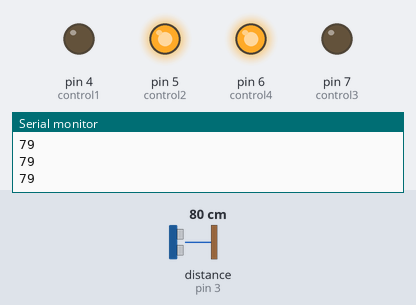
The sketch below on a simulated Arduino Uno, built with avr-gcc and run on an emulated ATmega328P. Parts: output pins drawn as LEDs (lit = HIGH), the last lines printed to the serial monitor. Wiring (inferred from the names in the program): ultrasonic range finder: trigger pin 2; echo pin 3. Dashed ring = blinking. The inputs (shaded band) are chosen by the test bench; at power-on: distance to the obstacle (sensor on pin 3) 80 cm. The echo pulse lasts 58.3 µs per cm; pins used as bus, display or sensor lines are not drawn.

Above: at 1.2 s.
1.3 s: distance to the obstacle (sensor on pin 3) set to 23 cm
2.8 s: distance to the obstacle (sensor on pin 3) set to 18 cm
At 3.5 s:
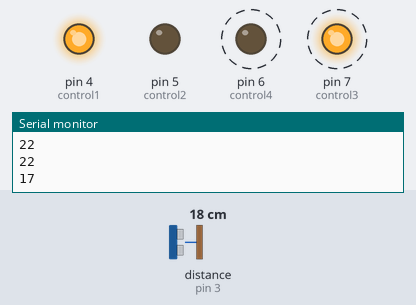
5.8 s: distance to the obstacle (sensor on pin 3) set to 35 cm
At 6.6 s:
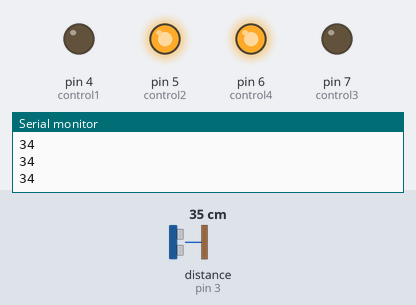
7.3 s: distance to the obstacle (sensor on pin 3) set to 2 cm
At 8.6 s:
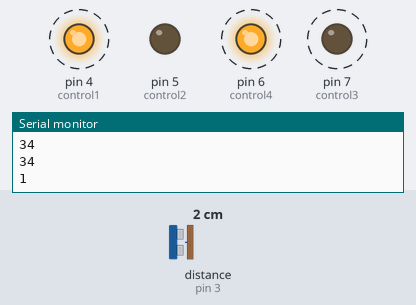
Timing chart, 0 to 11.3 s (numbered marks = the images above; inputs shaded):
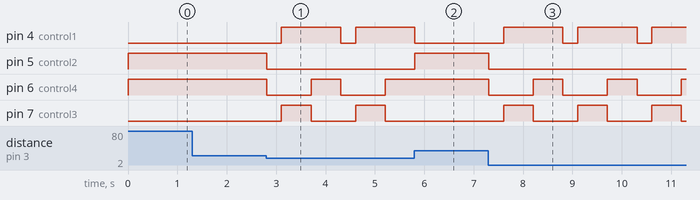

The sketch:

ROBOT_BARREDOR.ino
```cpp
// salidas para motor 1
//int velmotor1=7;
int control1 = 4;
int control2 = 5;

//salidas para motor2
//int velmotor2 = 10;
int control3 = 7;
int control4 = 6;

const int trig = 2;
const int echo = 3;

int distancia = 0;
int tiempo = 0;

void setup() {
  // pinMode(velmotor1,OUTPUT);
  pinMode(control1, OUTPUT);
  pinMode(control2, OUTPUT);

  //  pinMode(velmotor2,OUTPUT);
  pinMode(control3, OUTPUT);
  pinMode(control4, OUTPUT);

  pinMode(trig, OUTPUT);
  pinMode(echo, INPUT);

  Serial.begin(9600);
}

void loop() {

  distancia = medirDistancia();

  Serial.println(distancia);
  //delay(10);

  if (distancia < 20) {
    parar();
    delay(300);
    atras();
    delay(600);
    giro();
    delay(600);
  } else {
    adelante();
  }
}
void adelante() {
  //analogWrite (velmotor1, 180);
  digitalWrite(control1, LOW);
  digitalWrite(control2, HIGH);
  //  analogWrite (velmotor2, 180);
  digitalWrite(control3, LOW);
  digitalWrite(control4, HIGH);
}
void atras() {
  digitalWrite(control1, HIGH);
  digitalWrite(control2, LOW);
  digitalWrite(control3, HIGH);
  digitalWrite(control4, LOW);
}

void giro() {
  //analogWrite (velmotor1, 180);
  digitalWrite(control1, HIGH);
  digitalWrite(control2, LOW);
  digitalWrite(control3, LOW);
  digitalWrite(control4, HIGH);
}

void parar() {
  //analogWrite (velmotor1, 180);
  digitalWrite(control1, LOW);
  digitalWrite(control2, LOW);
  digitalWrite(control3, LOW);
  digitalWrite(control4, LOW);
}

int medirDistancia() {
  digitalWrite(trig, LOW);
  delayMicroseconds(2);
  digitalWrite(trig, HIGH);
  delayMicroseconds(10);
  digitalWrite(trig, LOW);

  unsigned long duracion = pulseIn(echo, HIGH);
  int distancia = duracion * 0.034 / 2;

  return distancia;
}
```

Measured:
- the behaviour switches between 21 and 20 cm on distance to the obstacle (sensor on pin 3) (found by bisection; images 0 and 1)
- after the input at 2.8 s, pin 4 (control1): LOW → HIGH after 0.31 s, → LOW 1.2 s later, → HIGH 0.30 s later; pin 5 (control2): HIGH → LOW at once; pin 6 (control4): alternates HIGH for 0.60 s and LOW for 0.90 s, starting at once; pin 7 (control3): alternates HIGH for 0.60 s and LOW for 0.90 s, starting after 0.31 s
- after the input at 5.8 s, pin 4 (control1): goes on until 5.8 s, then stays LOW; pin 5 (control2): LOW → HIGH at once; pin 6 (control4): stays HIGH (without the input it goes to LOW after 0.01 s); pin 7 (control3): stays LOW (without the input it goes to HIGH after 0.31 s)
- after the input at 7.3 s, pin 4 (control1): alternates HIGH for 1.2 s and LOW for 0.30 s, starting after 0.31 s; pin 5 (control2): HIGH → LOW at once; pin 6 (control4): alternates HIGH for 0.60 s and LOW for 0.90 s, starting at once; pin 7 (control3): alternates HIGH for 0.60 s and LOW for 0.90 s, starting after 0.31 s
